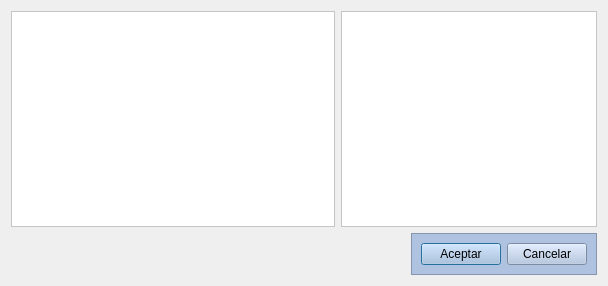
<?xml version="1.0" encoding="UTF-8"?>
<ui version="4.0">
 <class>FrmAddTipoCliente</class>
 <widget class="QDialog" name="FrmAddTipoCliente">
  <property name="geometry">
   <rect>
    <x>0</x>
    <y>0</y>
    <width>608</width>
    <height>286</height>
   </rect>
  </property>
  <property name="windowTitle">
   <string>Añadir tipología a cliente</string>
  </property>
  <property name="windowIcon">
   <iconset resource="../terra.qrc">
    <normaloff>:/Icons/PNG/terra.png</normaloff>:/Icons/PNG/terra.png</iconset>
  </property>
  <layout class="QGridLayout" name="gridLayout">
   <item row="0" column="2" colspan="2">
    <widget class="QTableWidget" name="table_Subfamilia">
     <property name="styleSheet">
      <string notr="true">background-color: rgb(255, 255, 255);</string>
     </property>
    </widget>
   </item>
   <item row="1" column="0">
    <spacer name="horizontalSpacer">
     <property name="orientation">
      <enum>Qt::Horizontal</enum>
     </property>
     <property name="sizeHint" stdset="0">
      <size>
       <width>153</width>
       <height>20</height>
      </size>
     </property>
    </spacer>
   </item>
   <item row="0" column="0" colspan="2">
    <widget class="QListView" name="list_Familia">
     <property name="styleSheet">
      <string notr="true">background-color: rgb(255, 255, 255);</string>
     </property>
    </widget>
   </item>
   <item row="1" column="3">
    <widget class="QFrame" name="frame">
     <property name="styleSheet">
      <string notr="true">background-color: rgb(175,195,225);</string>
     </property>
     <property name="frameShape">
      <enum>QFrame::StyledPanel</enum>
     </property>
     <property name="frameShadow">
      <enum>QFrame::Raised</enum>
     </property>
     <layout class="QHBoxLayout" name="horizontalLayout">
      <item>
       <widget class="QPushButton" name="pushButton">
        <property name="text">
         <string>Aceptar</string>
        </property>
       </widget>
      </item>
      <item>
       <widget class="QPushButton" name="pushButton_2">
        <property name="text">
         <string>Cancelar</string>
        </property>
       </widget>
      </item>
     </layout>
    </widget>
   </item>
  </layout>
 </widget>
 <resources>
  <include location="../terra.qrc"/>
 </resources>
 <connections>
  <connection>
   <sender>pushButton_2</sender>
   <signal>clicked()</signal>
   <receiver>FrmAddTipoCliente</receiver>
   <slot>close()</slot>
   <hints>
    <hint type="sourcelabel">
     <x>587</x>
     <y>265</y>
    </hint>
    <hint type="destinationlabel">
     <x>179</x>
     <y>247</y>
    </hint>
   </hints>
  </connection>
  <connection>
   <sender>pushButton</sender>
   <signal>clicked()</signal>
   <receiver>FrmAddTipoCliente</receiver>
   <slot>validar()</slot>
   <hints>
    <hint type="sourcelabel">
     <x>456</x>
     <y>255</y>
    </hint>
    <hint type="destinationlabel">
     <x>305</x>
     <y>253</y>
    </hint>
   </hints>
  </connection>
 </connections>
 <slots>
  <slot>validar()</slot>
 </slots>
</ui>
